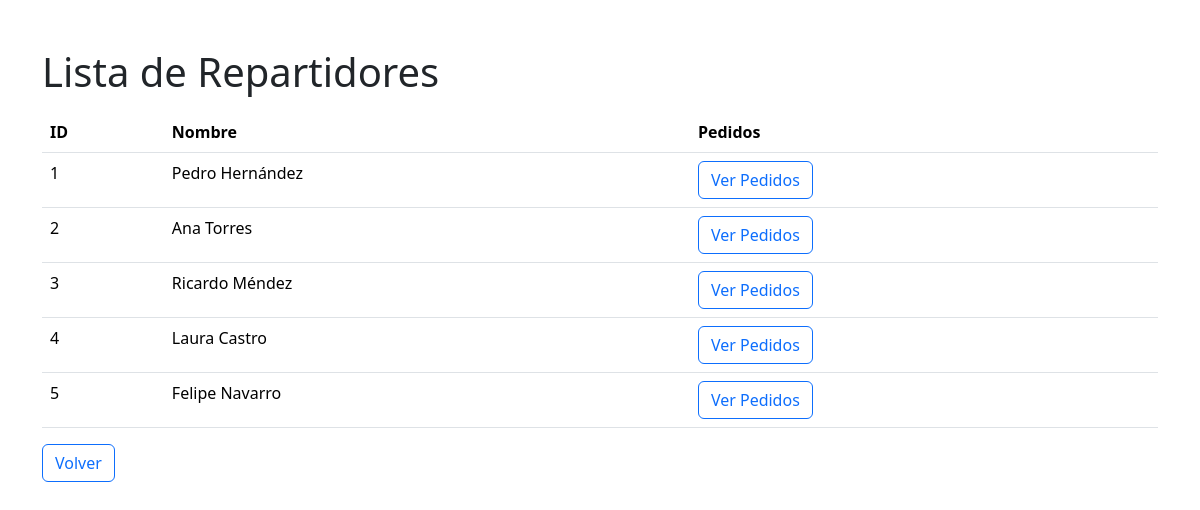
/repartidores/, run on the app's committed database.
### app/models.py (models this page shows, shortened)
class Repartidor(models.Model):
    nombre = models.CharField(max_length=200)

### app/views.py (the view)
# urls.py: path('repartidores/', lista_repartidores, name='lista_repartidores'),
def lista_repartidores(request):
    repartidores = Repartidor.objects.all()
    context = {
        'repartidores': repartidores
    }
    return render(request, 'app/lista_repartidores.html', context)

### app/templates/app/lista_repartidores.html (shortened to what this page needs)
<!DOCTYPE html>
<html lang="es">
<head>
    <link href="https://cdn.jsdelivr.net/npm/bootstrap@5.3.3/dist/css/bootstrap.min.css" rel="stylesheet">
</head>
<body>
    <div class="container">
        <h1 class="mt-5 mb-3">Lista de Repartidores</h1>
        <table class="table">
            <thead>
                <tr>
                    <th>ID</th>
                    <th>Nombre</th>
                    <th>Pedidos</th>
                </tr>
            </thead>
            <tbody>
                {% for repartidor in repartidores %}
                <tr>
                    <td>{{ repartidor.id }}</td>
                    <td>{{ repartidor.nombre }}</td>
                    <td>
                        <a href="{% url 'pedidos_repartidor' repartidor.id %}" class="btn btn-outline-primary">Ver Pedidos</a>
                    </td>
                </tr>
                {% endfor %}
            </tbody>
        </table>
        <a href="{% url 'home' %}" class="btn btn-outline-primary">Volver</a>
    </div>
</body>
</html>

### data on the page
Repartidor: id "1", nombre "Pedro Hernández"
Repartidor: id "2", nombre "Ana Torres"
Repartidor: id "3", nombre "Ricardo Méndez"
Repartidor: id "4", nombre "Laura Castro"
Repartidor: id "5", nombre "Felipe Navarro"
